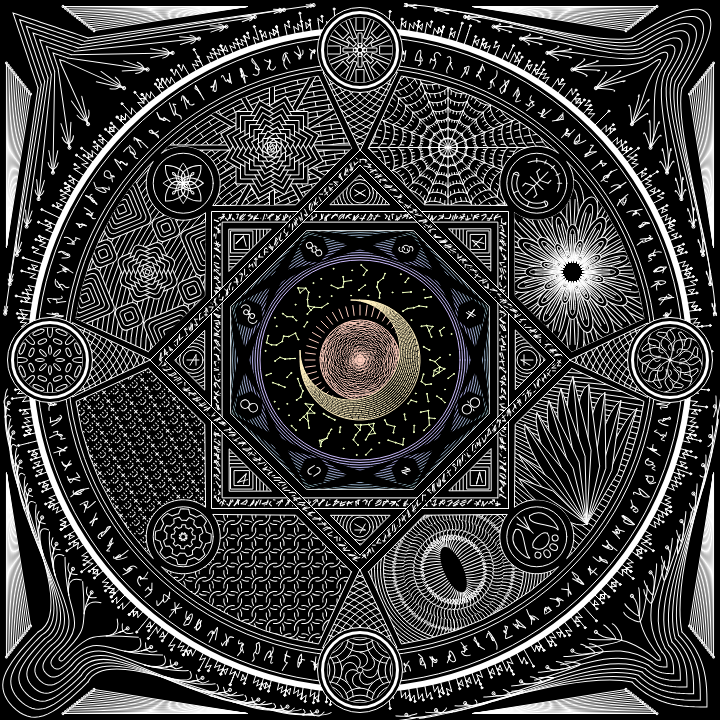
Frame 1 (no input)
Frame 60 (no input): identical to frame 1, image omitted
Frame 120 (the mouse pressed at the canvas centre since frame 60): identical to frame 1, image omitted

The p5.js sketch that drew this single still picture (run headless with seeded random() and noise() and a simulated clock; from frame 60 on, the mouse is pressed at the canvas centre):

// p5.js sketch
// ── sketch.js
function setup() {
  createCanvas(720, 720);
}

function draw() {
  randomSeed(42);
  background(0);
  colorMode(HSB);

  //  Regions circle
  push();
  noFill();
  stroke(255);
  for (var angle = 0; angle < TAU; angle += PI / 2) {
    circle(
      cos(angle + PI / 4) * 250 + 360,
      sin(angle + PI / 4) * 250 + 360,
      60
    );
  }

  //  Regions circle - Plant symbol
  push();
  translate(cos(PI + PI / 4) * 250 + 360, sin(PI + PI / 4) * 250 + 360);
  rotate(PI / 4);
  for (var angle = 0; angle < TAU; angle += PI / 2) {
    push();
    rotate(angle);
    curve(0, 90, 0, 0, 25, 0, 25, 30);
    curve(0, -90, 0, 0, 25, 0, 25, -30);
    pop();
  }
  for (var angle = 0; angle < TAU; angle += PI / 2) {
    push();
    rotate(angle + PI / 4);
    curve(0, 60, 0, 0, 20, 0, 20, 20);
    curve(0, -60, 0, 0, 20, 0, 20, -20);
    pop();
  }
  for (var angle = 0; angle < TAU; angle += PI / 2) {
    push();
    rotate(angle);
    curve(0, 60, 0, 0, 15, 0, 15, -30);
    curve(0, -60, 0, 0, 15, 0, 15, 30);
    pop();
  }
  pop();

  //  Regions circle - Insect symbol
  push();
  translate(
    cos((PI / 2) * 3 + PI / 4) * 250 + 360,
    sin((PI / 2) * 3 + PI / 4) * 250 + 360
  );
  rotate(PI / 4);
  for (var a = -1; a < 2; a += 2) {
    for (var b = -1; b < 2; b += 2) {
      line(0, 4 * b, 8 * a, 8 * b);
      line(8 * a, 8 * b, 8 * a, 12 * b);
    }
  }
  line(0, -16, 0, 16);
  line(-9, 0, 9, 0);

  var headAngle = PI / 8;
  var tailAngle = PI - PI / 8;
  arc(0, 0, 50, 50, headAngle, tailAngle);
  arc(0, 0, 40, 40, headAngle, tailAngle);
  arc(
    cos(headAngle) * 22,
    sin(headAngle) * 22,
    5,
    5,
    headAngle - PI,
    headAngle
  );
  arc(
    cos(tailAngle) * 22,
    sin(tailAngle) * 22,
    5,
    5,
    tailAngle,
    tailAngle + PI
  );
  for (var angle = headAngle; angle <= tailAngle; angle += PI / 4) {
    line(cos(angle) * 20, sin(angle) * 20, cos(angle) * 25, sin(angle) * 25);
  }

  headAngle += PI;
  tailAngle += PI;
  arc(0, 0, 45, 45, headAngle, tailAngle);
  for (var angle = headAngle + PI / 8; angle < tailAngle; angle += PI / 8) {
    line(cos(angle) * 21, sin(angle) * 21, cos(angle) * 25, sin(angle) * 25);
  }
  pop();

  //  Regions circle - Animal symbol
  push();
  translate(cos(PI / 4) * 250 + 360, sin(PI / 4) * 250 + 360);
  rotate(-PI / 4);
  curve(0, 40, 10, 5, -10, 5, 0, 40);
  curve(0, -60, 10, 5, -10, 5, 0, -60);
  push();
  translate(cos(PI / 5) * 15, sin(PI / 5) * 15 + 5);
  rotate(PI / 5);
  ellipse(0, 0, 6, 6);
  pop();
  push();
  translate(cos(PI / 2.5) * 15, sin(PI / 2.5) * 15 + 5);
  rotate(PI / 2.5);
  ellipse(0, 0, 8, 6);
  pop();
  push();
  translate(cos(PI - PI / 5) * 15, sin(PI - PI / 5) * 15 + 5);
  rotate(PI - PI / 5);
  ellipse(0, 0, 6, 6);
  pop();
  push();
  translate(cos(PI - PI / 2.5) * 15, sin(PI - PI / 2.5) * 15 + 5);
  rotate(PI - PI / 2.5);
  ellipse(0, 0, 8, 6);
  pop();

  line(0, -5, 0, -28);
  line(0, -10, -5, -23);
  line(0, -10, 5, -23);

  curve(-90, -15, 10, -20, 20, 10, -5, -15);
  curve(80, -15, 10, -20, 20, 10, 0, 25);
  curve(90, -15, -10, -20, -20, 10, 5, -15);
  curve(-80, -15, -10, -20, -20, 10, 0, 25);

  pop();

  //  Regions circle - Humankind symbol
  push();
  translate(cos(PI / 2 + PI / 4) * 250 + 360, sin(PI / 2 + PI / 4) * 250 + 360);
  rotate(PI / 4);
  var rotateOffset = 0;
  for (var distance = 28; distance > 0; distance -= 8) {
    rotateOffset += PI / 8;
    beginShape();
    var jaggedCount = 0;
    var jaggedLength;
    for (var angle = 0; angle < TAU; angle += PI / 32) {
      jaggedCount++;
      if (jaggedCount % 8 > 3) {
        jaggedLength = distance;
      } else {
        jaggedLength = distance - (distance / 8 + 1);
      }
      vertex(
        cos(angle + rotateOffset) * jaggedLength,
        sin(angle + rotateOffset) * jaggedLength
      );
    }
    endShape();
  }

  pop();

  pop();

  //  Regions area
  push();
  noFill();
  stroke(255);
  rectMode(CENTER);

  var sign = 1;
  var angleOffset = 0;
  for (var regionIndex = 0; regionIndex < 8; regionIndex++) {
    push();
    var regionAngle = (regionIndex * PI) / 4;
    var regionBaseAngle = regionAngle + angleOffset;
    translate(360, 360);
    rotate(regionBaseAngle);
    beginShape();

    var regionEdgeElementX = cos(0.04 * sign) * 212;
    var regionEdgeElementY = sin(0.04 * sign) * 212;
    vertex(regionEdgeElementX, regionEdgeElementY);

    var regionArcEndAngle = PI / 5;
    var regionArcAngleOffset = 0.145;
    var regionArcElementX = cos(regionArcAngleOffset * sign) * 287;
    var regionArcElementY = sin(regionArcAngleOffset * sign) * 287;
    for (var arcAngle = 0; arcAngle < regionArcEndAngle; arcAngle += PI / 32) {
      var resultArcAngle = arcAngle + regionArcAngleOffset;
      vertex(
        cos(resultArcAngle * sign) * 287,
        sin(resultArcAngle * sign) * 287
      );
    }

    var regionCrescentEndAngle = PI - 0.2;
    var regionArcSymbolX =
      cos((PI / 4) * sign) * 250 + cos((-0 + PI / 5) * sign) * 37;
    var regionArcSymbolY =
      sin((PI / 4) * sign) * 250 + sin((-0 + PI / 5) * sign) * 37;
    var saveCrescentAngle = 0;
    for (
      crescentAngle = 0;
      crescentAngle < regionCrescentEndAngle;
      crescentAngle += PI / 32
    ) {
      vertex(
        cos((PI / 4) * sign) * 250 + cos((-crescentAngle + PI / 5) * sign) * 37,
        sin((PI / 4) * sign) * 250 + sin((-crescentAngle + PI / 5) * sign) * 37
      );
      saveCrescentAngle = crescentAngle;
    }
    var regionEdgeSymbolX =
      cos((PI / 4) * sign) * 250 +
      cos((-saveCrescentAngle + PI / 5) * sign) * 37;
    var regionEdgeSymbolY =
      cos((PI / 4) * sign) * 250 +
      sin((-saveCrescentAngle + PI / 5) * sign) * 37;

    var regionEdgeCenterX = cos((PI / 8) * sign) * 168;
    var regionEdgeCenterY = sin((PI / 8) * sign) * 168;
    vertex(regionEdgeCenterX, regionEdgeCenterY);
    endShape(CLOSE);

    drawingContext.clip();
    var regionCenterX =
      regionEdgeCenterX + (regionArcElementX - regionEdgeCenterX) / 2;
    var regionCenterY =
      regionEdgeElementY + (regionArcSymbolY - regionEdgeElementY) / 2;

    push();
    switch (regionIndex) {
      case 0: //  Animal region - Wind side
        push();
        for (var angle = 0; angle < PI / 4; angle += 0.02) {
          line(0, 0, cos(angle) * 300, sin(angle) * 300);
        }
        fill(0);
        var rootX = regionArcSymbolX + cos(-PI / 3) * 40;
        var rootY = regionArcSymbolY + sin(-PI / 3) * 40;
        var distX1 = regionArcElementX + cos(PI / 2 + PI / 4) * 10;
        var distY1 = regionArcElementY + sin(PI / 2 + PI / 4) * 10;
        var distX2 = distX1 - 8 * 8;
        var distY2 = distY1 - 8 * 4;
        var distX3 = distX2 - 54;
        var distY3 = distY2 + 54;
        var saveX, saveY;

        for (var i = 0; i < 4; i++) {
          beginShape();
          for (var j = 0; j <= 1; j += 0.5) {
            var tempX = curvePoint(
              rootX - (50 + i * 10),
              rootX,
              distX1 - i * 16,
              distX1 - i * 16 - (50 + i * 20),
              j
            );
            var tempY = curvePoint(
              rootY - (50 + i * 10),
              rootY,
              distY1 - i * 8,
              distY1 - i * 8 - (50 + i * 20),
              j
            );
            vertex(tempX, tempY);
          }
          saveX = tempX;
          saveY = tempY;
          for (var j = 1; j > 0; j -= 0.1) {
            tempX = curvePoint(
              rootX + (50 + i * 10),
              rootX,
              distX1 - i * 16,
              distX1 - i * 16 + (50 + i * 20),
              j
            );
            tempY = curvePoint(
              rootY + (50 + i * 10),
              rootY,
              distY1 - i * 8,
              distY1 - i * 8 + (50 + i * 20),
              j
            );
            vertex(tempX, tempY);
          }
          endShape();
          line(rootX, rootY, saveX, saveY);
        }
        for (var i = 0; i < 5; i++) {
          beginShape();
          for (var j = 0; j <= 1; j += 0.5) {
            var tempX = curvePoint(
              rootX - 90,
              rootX,
              distX2 - i * 12,
              distX2 - i * 12 - 90,
              j
            );
            var tempY = curvePoint(
              rootY,
              rootY,
              distY2 + i * 12,
              distY2 + i * 12,
              j
            );
            vertex(tempX, tempY);
          }
          saveX = tempX;
          saveY = tempY;
          for (var j = 1; j > 0; j -= 0.1) {
            tempX = curvePoint(
              rootX + 90,
              rootX,
              distX2 - i * 12,
              distX2 - i * 12 + 90,
              j
            );
            tempY = curvePoint(
              rootY,
              rootY,
              distY2 + i * 12,
              distY2 + i * 12,
              j
            );
            vertex(tempX, tempY);
          }
          endShape();
          line(rootX, rootY, saveX, saveY);
        }
        for (var i = 1; i < 3; i++) {
          beginShape();
          for (var j = 0; j <= 1; j += 0.5) {
            var tempX = curvePoint(rootX, rootX, distX3, distX3, j);
            var tempY = curvePoint(
              rootY + 50 + i * 20,
              rootY,
              distY3 + i * 16 + i * 8,
              distY3 + i * 16 + 50 + i * 20,
              j
            );
            vertex(tempX, tempY);
          }
          saveX = tempX;
          saveY = tempY;
          for (j = 1; j > 0; j -= 0.1) {
            tempX = curvePoint(rootX, rootX, distX3, distX3, j);
            tempY = curvePoint(
              rootY - (50 + i * 20),
              rootY,
              distY3 + i * 16 + i * 8,
              distY3 + i * 16 - (50 + i * 20),
              j
            );
            vertex(tempX, tempY);
          }
          endShape();
          line(rootX, rootY, saveX, saveY);
        }
        pop();
        break;
      case 1: //  Animal region - Fire side
        for (var distance = 140; distance < 200; distance += 6) {
          circle(regionCenterX - 10, regionCenterY + 10, distance);
        }
        for (var distance = 30; distance < 70; distance += 10) {
          for (var angle = 0; angle < TAU; angle += PI / distance) {
            var startX = regionCenterX + cos(angle) * distance - 10;
            var startY = regionCenterY + sin(angle) * distance + 10;
            var endX = regionCenterX + cos(angle) * (distance + 10) - 10;
            var endY = regionCenterY + sin(angle) * (distance + 10) + 10;
            var angleOffset = angle + distance;
            bezier(
              startX,
              startY,
              startX + (cos(angleOffset) * distance) / 9,
              startY + (sin(angleOffset) * distance) / 9,
              endX + (cos(angleOffset) * distance) / 9,
              endY + (sin(angleOffset) * distance) / 9,
              endX,
              endY
            );
          }
        }
        push();
        translate(regionCenterX - 10, regionCenterY + 10);
        rotate(atan2(regionCenterY + 10, regionCenterX - 10));
        for (angle = 0; angle < TAU; angle += PI / 30) {
          var startX = cos(angle) * 25;
          var startY = sin(angle) * 10;
          var endX = cos(angle) * 30;
          var endY = sin(angle) * 30;
          bezier(
            startX,
            startY,
            startX + cos(angle) * 10,
            startY + sin(angle) * 10,
            endX + cos(angle) * 10,
            endY + sin(angle) * 10,
            endX,
            endY
          );
        }
        pop();
        break;
      case 2: //  Humankind region - Fire side
        rotate(PI / 4);
        var offset = 0;
        for (var y = -180; y < 0; y += 10) {
          offset++;
          var angle = (offset % 2) * PI;
          for (var x = 150 - (offset % 2) * 10; x < 300; x += 20) {
            arc(x, y, 18, 18, angle + 0.6, PI + angle - 0.6);
            arc(x, y, 18, 18, angle + PI + 0.2, angle + PI + PI / 2 - 0.6);
            arc(x, y, 18, 18, angle + PI + PI / 2 + 0.6, angle + TAU - 0.2);
          }
        }
        break;
      case 3: //  Humankind region - Water side
        rotate(-PI / 4);
        var offset1 = 0;
        var offset2 = 0;
        for (var y = 0; y < 180; y += 9) {
          for (var x = 150; x < 300; x += 3) {
            offset1 = ++offset1 % 7;
            line(x, y, x, y + 1);
            if (offset1 % 2 == 1) {
              line(x, y + 7, x, y + 7 - (offset2++ % 3 == 0 ? 4 : 1));
            }
            if (offset1 % 3 == 1) {
              line(x - 2, y + 5, x + 2, y + 5);
            }
          }
        }
        break;
      case 4: //  Plant region - Water side
        //  Ripple
        for (var distance = 330; distance < 580; distance += 10) {
          circle(0, 0, distance);
        }

        //  Floating flower
        fill(0);
        var baseAngle = PI / 8;
        var baseX = cos(baseAngle) * 230;
        var baseY = sin(baseAngle) * 230;
        for (var i = 12; i > 0; i--) {
          push();
          translate(baseX, baseY);
          rotate(PI / 4 + baseAngle + (i * PI) / 4);
          square(0, 0, i * 4, i / 2);
          pop();
        }

        //  Prosperous squares
        for (var angle = 0; angle < TAU; angle += PI / 2) {
          var x = baseX + cos(baseAngle + angle + PI / 4) * 68;
          var y = baseY + sin(baseAngle + angle + PI / 4) * 68;
          for (var i = 6; i > 0; i--) {
            push();
            translate(x, y);
            rotate(baseAngle + angle + PI / 4);
            square(0, 0, i * 8, i);
            pop();
          }
        }

        for (var angle = 0; angle < TAU; angle += PI / 2) {
          var x = baseX + cos(baseAngle + angle) * 48;
          var y = baseY + sin(baseAngle + angle) * 48;
          for (var i = 3; i > 0; i--) {
            push();
            translate(x, y);
            rotate(baseAngle + angle + PI / 4);
            square(0, 0, i * 8, i * 2);
            pop();
          }
        }

        break;
      case 5: //  Plant region - Earth side
        //  Brick
        var offsetAngle = -PI / 128;
        for (var distance = 325; distance < 580; distance += 10) {
          circle(0, 0, distance);
          for (var angle = 0; angle < PI / 4; angle += PI / 32) {
            var lineAngle = -angle + offsetAngle;
            line(
              (cos(lineAngle) * distance) / 2,
              (sin(lineAngle) * distance) / 2,
              cos(lineAngle) * (distance / 2 + 5),
              sin(lineAngle) * (distance / 2 + 5)
            );
          }
          offsetAngle = -offsetAngle;
        }

        //  Blooming flower
        rectMode(CENTER);
        fill(0);
        var centerX = cos(-PI / 8) * 230;
        var centerY = sin(-PI / 8) * 230;
        for (var angle = 0; angle < TAU; angle += PI / 6) {
          push();
          translate(centerX + cos(angle) * 80, centerY + sin(angle) * 80);
          rotate(angle);
          rect(0, 0, 80, 5);
          pop();
        }
        for (var i = 25; i > 0; i--) {
          push();
          translate(centerX, centerY);
          rotate((i * PI) / 3);
          square(0, 0, i * 3);
          pop();
        }
        break;
      case 6: //  Insect region - Earth side
        push();
        var centerX = cos(PI / 8) * 230;
        var centerY = sin(PI / 8) * 230;
        translate(centerX, centerY);

        for (var angle = 0; angle < TAU; angle += PI / 8) {
          line(0, 0, cos(angle) * 100, sin(angle) * 100);

          for (var distance = 10; distance < 110; distance += 10) {
            var nextAngle = angle + PI / 8;
            var curveDistance = distance + distance / 2;
            curve(
              cos(angle) * curveDistance,
              sin(angle) * curveDistance,
              cos(angle) * distance,
              sin(angle) * distance,
              cos(nextAngle) * distance,
              sin(nextAngle) * distance,
              cos(nextAngle) * curveDistance,
              sin(nextAngle) * curveDistance
            );
            for (i = 0; i < 1; i += 0.2) {
              var curveX = curvePoint(
                cos(angle) * curveDistance,
                cos(angle) * distance,
                cos(nextAngle) * distance,
                cos(nextAngle) * curveDistance,
                i
              );
              var curveY = curvePoint(
                sin(angle) * curveDistance,
                sin(angle) * distance,
                sin(nextAngle) * distance,
                sin(nextAngle) * curveDistance,
                i
              );
              var curveAngle = atan2(curveY, curveX);
              line(
                curveX,
                curveY,
                curveX - (cos(curveAngle) * distance) / 15,
                curveY - (sin(curveAngle) * distance) / 15
              );
            }
          }
        }
        pop();
        break;
      case 7: //  Insect region - Wind side
        push();
        fill(0);
        var centerX = cos(-PI / 8) * 230;
        var centerY = sin(-PI / 8) * 230;
        translate(centerX, centerY);
        for (var distance = 140; distance > 0; distance -= 20) {
          for (
            var angle = (distance / 120) * PI;
            angle < (distance / 120) * PI + TAU;
            angle += PI / 4
          ) {
            push();
            rotate(angle);
            bezier(
              10,
              0,
              distance,
              distance / 3,
              distance,
              -distance / 3,
              10,
              0
            );
            bezier(
              10,
              0,
              distance * 0.9,
              distance / 6,
              distance * 0.9,
              -distance / 6,
              10,
              0
            );
            for (var i = 0.2; i < 1; i += 0.2) {
              var bezierX = bezierPoint(
                10,
                distance * 0.9,
                distance * 0.9,
                10,
                i
              );
              var bezierY = bezierPoint(0, distance / 6, -distance / 6, 0, i);
              line(10, 0, bezierX * 0.9, bezierY * 0.9);
            }
            pop();
          }
        }
        pop();
        break;
    }
    pop();

    sign = -sign;
    if (sign == -1) {
      angleOffset = PI / 4;
    } else {
      angleOffset = 0;
    }
    pop();
  }
  pop();

  //  Dual square
  push();
  stroke(255);
  fill(0);
  for (var i = 1; i < 3; i++) {
    push();
    var offset = (i * PI) / 4;
    beginShape();
    for (var angle = 0; angle < TAU; angle += PI / 2) {
      var adjustAngle = angle + offset;
      vertex(cos(adjustAngle) * 210 + 360, sin(adjustAngle) * 210 + 360);
    }
    beginContour();
    for (var angle = TAU; angle > 0; angle -= PI / 2) {
      var adjustAngle = angle + offset;
      vertex(cos(adjustAngle) * 195 + 360, sin(adjustAngle) * 195 + 360);
    }
    endContour();
    endShape();

    translate(360, 360);
    for (
      var directionAngle = 0;
      directionAngle < TAU;
      directionAngle += PI / 2
    ) {
      push();
      rotate(offset + directionAngle);
      var x = cos(angle) * 202;
      var y = sin(angle) * 202;
      for (var j = 0; j < 200; j += 5) {
        for (var k = 0; k < 4; k++) {
          var angle1 = (int(random(8)) * TAU) / 8;
          var angle2 = (int(random(8)) * TAU) / 8;
          line(
            cos(angle1) * 2 + x - j - 3,
            sin(angle1) * 4 + y + j + 3,
            cos(angle2) * 2 + x - j - 3,
            sin(angle2) * 4 + y + j + 3
          );
        }
      }
      pop();
    }
    pop();
  }
  pop();

  // Octagon Region
  push();
  stroke(255);
  noFill();
  beginShape();
  for (var angle = 0; angle < TAU; angle += PI / 4) {
    vertex(cos(angle + PI / 8) * 140 + 360, sin(angle + PI / 8) * 140 + 360);
  }
  endShape(CLOSE);
  drawingContext.clip();

  //  Celestial Space
  push();
  push();
  fill(255);
  stroke(75, 25, 100);
  var starArray = [];
  for (var distance = 65; distance < 100; distance += 5) {
    for (
      var angle = distance;
      angle < TAU + distance;
      angle += 0.1 + random(0.4) - distance * 0.0005
    ) {
      var x = cos(angle) * distance + 360;
      var y = sin(angle) * distance + 360;
      circle(x, y, 1);
      starArray
        .filter((e) => dist(e.x, e.y, x, y) < 8)
        .forEach((e) => line(e.x, e.y, x, y));
      starArray.push({ x: x, y: y });
    }
  }
  pop();

  //  Holoscope Space
  push();
  noFill();
  for (var distance = 200; distance < 300; distance += 5) {
    stroke(
      255 - ((distance - 200) / 100) * 90,
      25,
      100 - ((distance - 200) / 100) * 50
    );
    circle(360, 360, distance);
  }

  noStroke();
  fill(0);
  for (var angle = 0; angle < TAU; angle += PI / 4) {
    push();
    var BaseGalaxyAngle1 = angle + PI / 8;
    var BaseGalaxyAngle2 = angle + PI / 8 + PI / 4;
    var PointGalaxyAngle = angle + PI / 4;
    bezier(
      cos(BaseGalaxyAngle1) * 105 + 360,
      sin(BaseGalaxyAngle1) * 105 + 360,
      cos(PointGalaxyAngle) * 125 + 360,
      sin(PointGalaxyAngle) * 125 + 360,
      cos(PointGalaxyAngle) * 125 + 360,
      sin(PointGalaxyAngle) * 125 + 360,
      cos(BaseGalaxyAngle2) * 140 + 360,
      sin(BaseGalaxyAngle2) * 140 + 360
    );
    bezier(
      cos(BaseGalaxyAngle1) * 140 + 360,
      sin(BaseGalaxyAngle1) * 140 + 360,
      cos(PointGalaxyAngle) * 125 + 360,
      sin(PointGalaxyAngle) * 125 + 360,
      cos(PointGalaxyAngle) * 125 + 360,
      sin(PointGalaxyAngle) * 125 + 360,
      cos(BaseGalaxyAngle2) * 105 + 360,
      sin(BaseGalaxyAngle2) * 105 + 360
    );

    var zodiacAngle = angle + PI / 8;
    translate(cos(zodiacAngle) * 120 + 360, sin(zodiacAngle) * 120 + 360);
    rotate(zodiacAngle);
    beginShape();
    for (var edge = 0; edge < TAU; edge += PI / 3) {
      vertex(cos(edge) * 15, sin(edge) * 15);
    }
    endShape(CLOSE);

    push();
    rectMode(CENTER);
    stroke(255);
    if (random(1) < 0.5) {
      circle(0, 0, random(10));
    }
    for (var i = 0; i < 2; i++) {
      var pattern = int(random(3));
      var size = random(7) + 3;
      var distance = random(4) + 3;
      switch (pattern) {
        case 0:
          var randomAngle = random(TAU);
          circle(cos(randomAngle) * distance, sin(randomAngle) * 5, size);
          circle(
            cos(randomAngle + PI) * distance,
            sin(randomAngle + PI) * 5,
            size
          );
          break;
        case 1:
          var randomAngle = random(TAU);
          var randomAngle2 = random(TAU);
          var randomAngle3 = random(PI) + PI / 4;
          arc(
            cos(randomAngle) * distance,
            sin(randomAngle) * distance,
            size,
            size,
            randomAngle2,
            randomAngle2 + randomAngle3
          );
          arc(
            cos(randomAngle + PI) * distance,
            sin(randomAngle + PI) * distance,
            size,
            size,
            randomAngle2 + PI,
            randomAngle2 + randomAngle3 + PI
          );
          break;
        case 2:
          var randomAngle = random(TAU);
          var randomAngle2 = random(TAU) + PI / 4;
          line(
            cos(randomAngle) * distance,
            sin(randomAngle) * distance,
            cos(randomAngle + randomAngle2) * distance,
            sin(randomAngle * randomAngle2) * distance
          );
          line(
            cos(randomAngle + PI) * distance,
            sin(randomAngle + PI) * distance,
            cos(randomAngle + randomAngle2 + PI) * distance,
            sin(randomAngle * randomAngle2 + PI) * distance
          );
          break;
      }
    }
    pop();
    pop();
  }
  pop();

  pop();

  //  Sun Symbol
  push();
  fill(0);
  stroke(15, 25, 100);
  circle(360, 360, 80);

  for (var angle = 0; angle < TAU; angle += 0.1) {
    length = 4;
    for (
      var distance = 0;
      distance < 40;
      distance += length = (40 - distance) / 20 + random(1) + 1
    ) {
      line(
        cos(angle) * distance + 360,
        sin(angle) * distance + 360,
        cos(angle + distance / 360) * (distance + length - 2) + 360,
        sin(angle + distance / 360) * (distance + length - 2) + 360
      );
    }
  }

  for (var angle = PI / 2; angle < TAU - PI / 8; angle += PI / 24) {
    line(
      cos(angle) * 45 + 360,
      sin(angle) * 45 + 360,
      cos(angle) * 55 + 360,
      sin(angle) * 55 + 360
    );
  }
  pop();

  //  Moon Symbol
  push();
  fill(0);
  stroke(45, 25, 100);
  beginShape();
  for (var angle = -PI / 2; angle < PI; angle += 0.1) {
    vertex(cos(angle) * 60 + 360, sin(angle) * 60 + 360);
  }
  for (var angle = PI; angle > -PI / 2; angle -= 0.1) {
    vertex(cos(angle) * 50 + 350, sin(angle) * 50 + 350);
  }
  endShape(CLOSE);
  drawingContext.clip();
  var addAngle = 0;
  for (var distance = -10; distance <= 10; distance += 2) {
    for (
      angle = PI;
      angle > -PI / 2;
      angle -= (addAngle = random(1) / 10) + 0.01
    ) {
      var adjustDistance =
        55 + sin(((angle - PI) / (PI + PI / 2)) * PI) * distance;
      line(
        cos(angle) * adjustDistance + 355,
        sin(angle) * adjustDistance + 355,
        cos(angle + addAngle * 0.8) * adjustDistance + 355,
        sin(angle + addAngle * 0.8) * adjustDistance + 355
      );
    }
  }

  pop();

  pop();

  //  Triangle Region
  push();
  stroke(255);
  noFill();
  rectMode(CENTER);
  var shape = 0;
  for (var angle = 0; angle < TAU; angle += PI / 4) {
    push();
    var x = cos(angle) * 185 + 360;
    var y = sin(angle) * 185 + 360;
    var angle1 = angle + PI / 2 + PI / 4;
    var angle2 = angle - PI / 2 - PI / 4;
    triangle(
      x,
      y,
      x + cos(angle1) * 42,
      y + sin(angle1) * 42,
      x + cos(angle2) * 42,
      y + sin(angle2) * 42
    );
    drawingContext.clip();
    if (shape % 2 == 0) {
      for (var size = 20; size < 60; size += 7) {
        circle(cos(angle) * 167 + 360, sin(angle) * 167 + 360, size);
      }
    } else {
      for (var size = 15; size < 60; size += 7) {
        square(cos(angle) * 167 + 360, sin(angle) * 167 + 360, size);
      }
    }
    shape++;

    translate(cos(angle) * 167 + 360, sin(angle) * 167 + 360);
    rotate(angle);
    for (var i = 0; i < 3; i++) {
      var angle1 = (int(random(6)) * TAU) / 6;
      var angle2 = angle1 + ((int(random(2)) + 2) * TAU) / 6;
      line(cos(angle1) * 6, sin(angle1) * 6, cos(angle2) * 6, sin(angle2) * 6);
    }
    pop();
  }
  pop();

  //  Outer Circle : Border
  push();
  stroke(255);
  strokeWeight(6);
  noFill();
  circle(360, 360, 660);
  pop();

  push();
  stroke(255);
  for (var angle = 0; angle < TAU; angle += PI / 128) {
    line(
      cos(angle) * 330 + 360,
      sin(angle) * 330 + 360,
      (nextX = cos(angle) * 340 + 360),
      (nextY = sin(angle) * 340 + 360)
    );
    for (var i = 0; i < 2; i++) {
      var offset = 0;
      var length = (i + 1) * 2;
      if (random(1) > 0.2) {
        if (random(1) > 0.5) {
          offset = PI / 2 + PI / 4;
        } else {
          offset = -PI / 2 - PI / 4;
        }
        length = 6;
      }
      line(
        nextX,
        nextY,
        (nextX = nextX + cos(angle + offset) * length),
        (nextY = nextY + sin(angle + offset) * length)
      );
      line(
        nextX,
        nextY,
        (nextX = nextX + cos(angle) * length),
        (nextY = nextY + sin(angle) * length)
      );
    }
    circle(nextX, nextY, 2);
  }
  pop();

  push();
  stroke(255);
  noFill();
  for (var i = 0; i < 4; i++) {
    var angle = PI / 4 + (i * PI) / 2;
    push();
    translate(cos(angle) * 420 + 360, sin(angle) * 420 + 360);
    rotate(angle);
    for (var distance = 45; distance > 0; distance -= 6) {
      beginShape();
      for (var angle2 = PI + PI / 2; angle2 < TAU + PI / 2; angle2 += PI / 32) {
        switch (i) {
          case 0:
            vertex(asin(cos(angle2)) * distance, atan(sin(angle2)) * distance);
            break;
          case 1:
            vertex(
              atan(cos(angle2)) * distance * 2,
              atan(sin(angle2)) * distance
            );
            break;
          case 2:
            vertex(
              asin(cos(angle2)) * distance,
              (asin(sin(angle2)) * distance) / 2
            );
            break;
          case 3:
            vertex(
              atan(cos(angle2)) * distance * 2,
              (asin(sin(angle2)) * distance) / 2
            );
            break;
        }
      }
      endShape();
    }
    for (var offset = -22.5; offset < 24; offset += 3) {
      var target = -offset / 35;
      var target2 = target - (offset / abs(offset)) * 0.03;
      var x1 = 0;
      var y1 = asin(sin(PI + PI / 2)) * offset;
      var x2 = -410 + cos(target2) * 350;
      var y2 = sin(target2) * 350;
      switch (i) {
        case 0:
          curve(200, 0, x1, y1, x2, y2, -100, 0);
          var cx = curvePoint(200, x1, x2, -100, abs(offset) / 48 + 0.5);
          var cy = curvePoint(0, y1, y2, 0, abs(offset) / 48 + 0.5);
          var cx2 = curvePoint(200, x1, x2, -100, abs(offset) / 48 + 0.4);
          var cy2 = curvePoint(0, y1, y2, 0, abs(offset) / 48 + 0.4);
          var x3 = -410 + cos(target2 + 0.03) * 350;
          var y3 = sin(target2 + 0.03) * 350;
          var x4 = -410 + cos(target2 - 0.03) * 350;
          var y4 = sin(target2 - 0.03) * 350;
          var x5 = -410 + cos(target2 + 0.05) * 355;
          var y5 = sin(target2 + 0.05) * 355;
          var x6 = -410 + cos(target2 - 0.05) * 355;
          var y6 = sin(target2 - 0.05) * 355;
          curve(x2, y2, cx, cy, x3, y3, x2, y2);
          curve(x2, y2, cx, cy, x4, y4, x2, y2);
          curve(x2, y2, cx2, cy2, x5, y5, x2, y2);
          curve(x2, y2, cx2, cy2, x6, y6, x2, y2);

          circle(x2, y2, 3);
          break;
        case 1:
          bezier(
            0,
            asin(sin(PI + PI / 2)) * offset,
            -50,
            (asin(sin(PI + PI / 2)) * offset) / 2,
            -380 + cos(target) * 350,
            sin(target) * 350,
            -415 + cos(target2) * 350,
            sin(target2) * 350
          );
          var bx = bezierPoint(
            0,
            -50,
            -380 + cos(target) * 350,
            -415 + cos(target2) * 350,
            0.9
          );
          var by = bezierPoint(
            asin(sin(PI + PI / 2)) * offset,
            (asin(sin(PI + PI / 2)) * offset) / 2,
            sin(target) * 350,
            sin(target2) * 350,
            0.9
          );
          var bx2 = bezierPoint(
            0,
            -50,
            -380 + cos(target) * 350,
            -415 + cos(target2) * 350,
            0.7
          );
          var by2 = bezierPoint(
            asin(sin(PI + PI / 2)) * offset,
            (asin(sin(PI + PI / 2)) * offset) / 2,
            sin(target) * 350,
            sin(target2) * 350,
            0.7
          );

          var cx1 = -415 + cos(target2) * 350;
          var cy1 = sin(target2) * 350;
          var cx2 = -415 + cos(target2) * 360;
          var cy2 = sin(target2) * 360;
          var x3 = -415 + cos(target2 + 0.02) * 350;
          var y3 = sin(target2 + 0.02) * 350;
          var x4 = -415 + cos(target2 - 0.02) * 350;
          var y4 = sin(target2 - 0.02) * 350;
          var x5 = -415 + cos(target2 + 0.04) * 350;
          var y5 = sin(target2 + 0.04) * 350;
          var x6 = -415 + cos(target2 - 0.04) * 350;
          var y6 = sin(target2 - 0.04) * 350;

          bezier(bx, by, cx1, cy1, cx2, cy2, x3, y3);
          bezier(bx, by, cx1, cy1, cx2, cy2, x4, y4);
          bezier(bx2, by2, bx2, by2, cx2, cy2, x5, y5);
          bezier(bx2, by2, bx2, by2, cx2, cy2, x6, y6);
          circle(-415 + cos(target2) * 350, sin(target2) * 350, 3);
          break;
        case 2:
          line(x1, y1, x2, y2);
          var angle = atan2(y2 - y1, x2 - x1) - PI;
          line(
            x2,
            y2,
            x2 + cos(angle + 0.2) * (30 - abs(offset)),
            y2 + sin(angle + 0.2) * (30 - abs(offset))
          );
          line(
            x2,
            y2,
            x2 + cos(angle - 0.2) * (30 - abs(offset)),
            y2 + sin(angle - 0.2) * (30 - abs(offset))
          );

          push();
          translate(
            x2 + (cos(angle) * (30 - abs(offset))) / 1.5,
            y2 + (sin(angle) * (30 - abs(offset))) / 1.5
          );
          rotate(angle + PI);
          arc(0, 0, 30 - abs(offset), (30 - abs(offset)) / 2, -PI / 4, +PI / 4);
          pop();

          circle(x2, y2, 3);
          break;
        case 3:
          curve(
            x1 + cos(target) * 90,
            y1 + sin(target) * 90,
            x1,
            y1,
            x2,
            y2,
            x2 - cos(target) * 50,
            y2 - sin(target) * 50
          );

          var angle = atan2(y2 - y1, x2 - x1) - PI;
          curve(
            x2,
            y2,
            x2,
            y2,
            x2 + cos(angle + 0.2) * (30 - abs(offset)),
            y2 + sin(angle + 0.2) * (30 - abs(offset)),
            x2 + cos(angle) * -60,
            y2 + sin(angle) * -60
          );
          curve(
            x2,
            y2,
            x2,
            y2,
            x2 + cos(angle - 0.2) * (30 - abs(offset)),
            y2 + sin(angle - 0.2) * (30 - abs(offset)),
            x2 + cos(angle) * -60,
            y2 + sin(angle) * -60
          );

          curve(
            x2,
            y2,
            x2,
            y2,
            x2 + cos(angle + 0.6) * (20 - abs(offset)),
            y2 + sin(angle + 0.6) * (20 - abs(offset)),
            x2 + cos(angle) * -30,
            y2 + sin(angle) * -30
          );
          curve(
            x2,
            y2,
            x2,
            y2,
            x2 + cos(angle - 0.6) * (20 - abs(offset)),
            y2 + sin(angle - 0.6) * (20 - abs(offset)),
            x2 + cos(angle) * -30,
            y2 + sin(angle) * -30
          );
          circle(x2, y2, 3);
      }
    }
    for (var distance = 0; distance <= 40; distance += 3) {
      for (var sign = -1; sign < 2; sign += 2) {
        line(40 - distance, 40 * sign + (distance * sign) / 8, -90, 170 * sign);
        circle(40 - distance, 40 * sign + (distance * sign) / 8, 2);
      }
    }
    pop();
  }
  pop();

  //  Outer Circle : District border
  push();
  stroke(255);
  strokeWeight(1);
  noFill();
  circle(360, 360, 647);
  circle(360, 360, 593);
  circle(360, 360, 585);
  pop();

  //  Outer Circle : BezierGlyph
  push();
  stroke(255);
  noFill();
  for (angle = 0; angle < TAU; angle += PI / 64) {
    push();
    var baseX = cos(angle) * 310 + 360;
    var baseY = sin(angle) * 310 + 360;
    translate(baseX, baseY);
    rotate(angle);

    for (i = 0; i < 3; i++) {
      var randomAngle = (int(random(6)) * PI) / 3;
      var endX = cos(randomAngle) * 10;
      var endY = sin(randomAngle) * 5;
      var bezierAngle1 = (int(random(6)) * PI) / 3;
      var controlX1 = cos(bezierAngle1) * 10;
      var controlY1 = sin(bezierAngle1) * 5;
      var bezierAngle2 = (int(random(6)) * PI) / 3;
      var controlX2 = cos(bezierAngle2) * 10;
      var controlY2 = sin(bezierAngle2) * 5;
      bezier(0, 0, controlX1, controlY1, controlX2, controlY2, endX, endY);
    }

    pop();
  }
  pop();

  //  Elementals path
  push();
  stroke(255);
  noFill();
  for (var angle = 0; angle < TAU; angle += PI / 2) {
    push();
    var angle1 = angle - 0.128;
    var angle2 = angle + 0.128;
    triangle(
      cos(angle) * 210 + 360,
      sin(angle) * 210 + 360,
      cos(angle1) * 290 + 360,
      sin(angle1) * 290 + 360,
      cos(angle2) * 290 + 360,
      sin(angle2) * 290 + 360
    );
    drawingContext.clip();
    for (i = 12; i > 0; i--) {
      circle(cos(angle1) * 310 + 360, sin(angle1) * 310 + 360, 55 + i * 12);
      circle(cos(angle2) * 310 + 360, sin(angle2) * 310 + 360, 55 + i * 12);
    }
    pop();
  }
  pop();

  //  Elementals gate
  push();
  stroke(255);
  fill(0);
  for (var angle = 0; angle < TAU; angle += PI / 2) {
    strokeWeight(1);
    circle(cos(angle) * 310 + 360, sin(angle) * 310 + 360, 85);
    strokeWeight(3);
    circle(cos(angle) * 310 + 360, sin(angle) * 310 + 360, 75);
    strokeWeight(1);
    circle(cos(angle) * 310 + 360, sin(angle) * 310 + 360, 65);
  }
  pop();

  //  Fire circle
  push();
  fill(0);
  noStroke();
  var baseX = cos((TAU * 1) / 4) * 310 + 360;
  var baseY = sin((TAU * 1) / 4) * 310 + 360;

  circle(baseX, baseY, 65);
  drawingContext.clip();

  noFill();
  stroke(255);
  for (angle = 0; angle < TAU; angle += PI / 4) {
    arc(
      baseX + cos(angle) * 50,
      baseY + sin(angle) * 50,
      40,
      40,
      angle - PI / 4 + PI,
      angle + PI / 4 + PI
    );
    arc(
      baseX + cos(angle) * 45,
      baseY + sin(angle) * 45,
      40,
      40,
      angle - PI / 4 + PI,
      angle + PI / 4 + PI
    );
    arc(
      baseX + cos(angle) * 38,
      baseY + sin(angle) * 38,
      40,
      40,
      angle - PI / 4 + PI,
      angle + PI / 4 + PI
    );
    arc(
      baseX + cos(angle) * 10,
      baseY + sin(angle) * 10,
      15,
      15,
      angle - PI / 2 + PI / 2,
      angle + PI / 2 + PI / 2
    );
  }
  pop();

  //  Water circle
  push();
  fill(0);
  noStroke();
  var baseX = cos((TAU * 2) / 4) * 310 + 360;
  var baseY = sin((TAU * 2) / 4) * 310 + 360;

  circle(baseX, baseY, 65);
  drawingContext.clip();

  noFill();
  stroke(255);
  for (angle = 0; angle < TAU; angle += PI / 4) {
    push();
    translate(baseX + cos(angle) * 30, baseY + sin(angle) * 30);
    rotate(angle);
    ellipse(0, 0, 15, 5);
    pop();
    push();
    translate(
      baseX + cos(angle + PI / 8) * 30,
      baseY + sin(angle + PI / 8) * 30
    );
    rotate(angle + PI / 8 + PI / 2);
    ellipse(0, 0, 12, 4);
    pop();
    push();
    translate(
      baseX + cos(angle + PI / 8) * 20,
      baseY + sin(angle + PI / 8) * 20
    );
    rotate(angle + PI / 8 + PI / 2);
    ellipse(0, 0, 9, 4);
    pop();
    push();
    translate(baseX + cos(angle) * 10, baseY + sin(angle) * 10);
    rotate(angle);
    ellipse(0, 0, 9, 3);
    pop();
  }
  pop();

  //  Wind circle
  push();
  fill(0);
  noStroke();
  var baseX = cos(0) * 310 + 360;
  var baseY = sin(0) * 310 + 360;

  circle(baseX, baseY, 65);
  drawingContext.clip();
  noFill();
  stroke(255);
  for (angle = 0; angle < TAU; angle += PI / 4) {
    bezier(
      baseX + cos(angle) * 40,
      baseY + sin(angle) * 40,
      baseX + cos(angle + PI / 4) * 40,
      baseY + sin(angle + PI / 4) * 40,
      baseX + cos(angle - PI / 8) * 40,
      baseY + sin(angle - PI / 8) * 40,
      baseX + cos(angle) * 20,
      baseY + sin(angle) * 20
    );
    var shiftAngle = angle + PI / 8;
    bezier(
      baseX + cos(shiftAngle) * 30,
      baseY + sin(shiftAngle) * 30,
      baseX + cos(shiftAngle + PI / 4) * 30,
      baseY + sin(shiftAngle + PI / 4) * 30,
      baseX + cos(shiftAngle - PI / 8) * 30,
      baseY + sin(shiftAngle - PI / 8) * 30,
      baseX + cos(shiftAngle) * 10,
      baseY + sin(shiftAngle) * 10
    );
    bezier(
      baseX + cos(angle) * 30,
      baseY + sin(angle) * 30,
      baseX + cos(angle + PI / 4) * 20,
      baseY + sin(angle + PI / 4) * 20,
      baseX + cos(angle - PI / 8) * 20,
      baseY + sin(angle - PI / 8) * 20,
      baseX + cos(angle) * 10,
      baseY + sin(angle) * 10
    );
    bezier(
      baseX + cos(shiftAngle) * 30,
      baseY + sin(shiftAngle) * 30,
      baseX + cos(shiftAngle - PI / 8) * 30,
      baseY + sin(shiftAngle - PI / 8) * 30,
      baseX + cos(shiftAngle + PI / 4) * 30,
      baseY + sin(shiftAngle + PI / 4) * 30,
      baseX,
      baseY
    );
  }
  pop();

  //  Earch circle
  push();
  fill(0);
  noStroke();
  var baseX = cos((TAU * 3) / 4) * 310 + 360;
  var baseY = sin((TAU * 3) / 4) * 310 + 360;

  circle(baseX, baseY, 65);
  drawingContext.clip();
  rectMode(CENTER);
  noFill();
  stroke(255);
  for (angle = 0; angle < TAU; angle += PI / 4) {
    push();
    translate(baseX + cos(angle) * 30, baseY + sin(angle) * 30);
    rotate(angle);
    rect(0, 0, 20, 8);
    pop();
    var shiftAngle = angle + PI / 8;
    push();
    translate(baseX + cos(shiftAngle) * 25, baseY + sin(shiftAngle) * 25);
    rotate(shiftAngle);
    rect(0, 0, 25, 4);
    pop();
    push();
    translate(baseX + cos(angle) * 12, baseY + sin(angle) * 12);
    rotate(angle);
    rect(0, 0, 10, 4);
    pop();
    push();
    translate(baseX + cos(shiftAngle) * 4, baseY + sin(shiftAngle) * 4);
    rotate(shiftAngle);
    rect(0, 0, 3, 1);
    pop();
  }
  pop();
}
